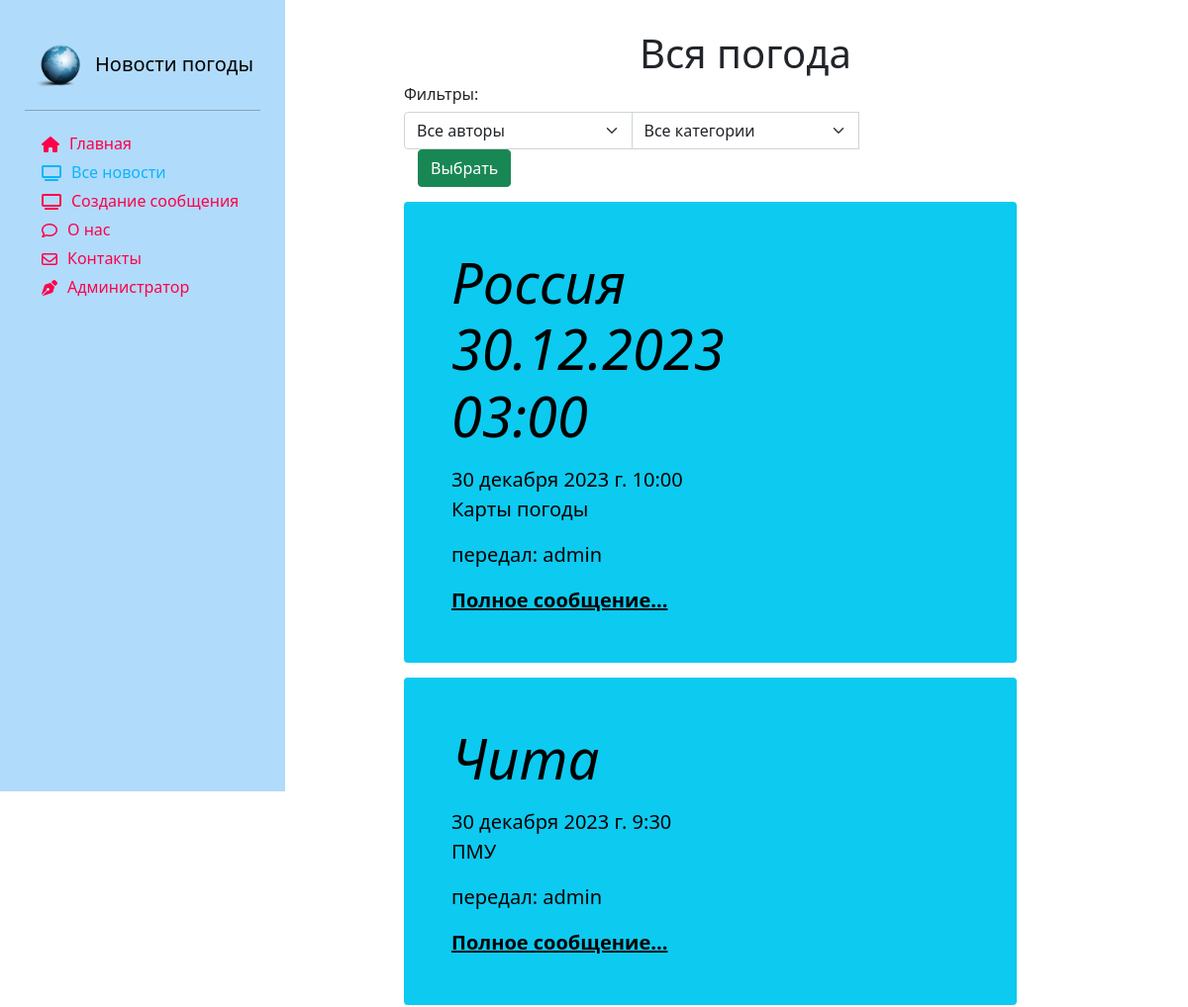
Page /news/all_news (upper part) on the earlier database version.
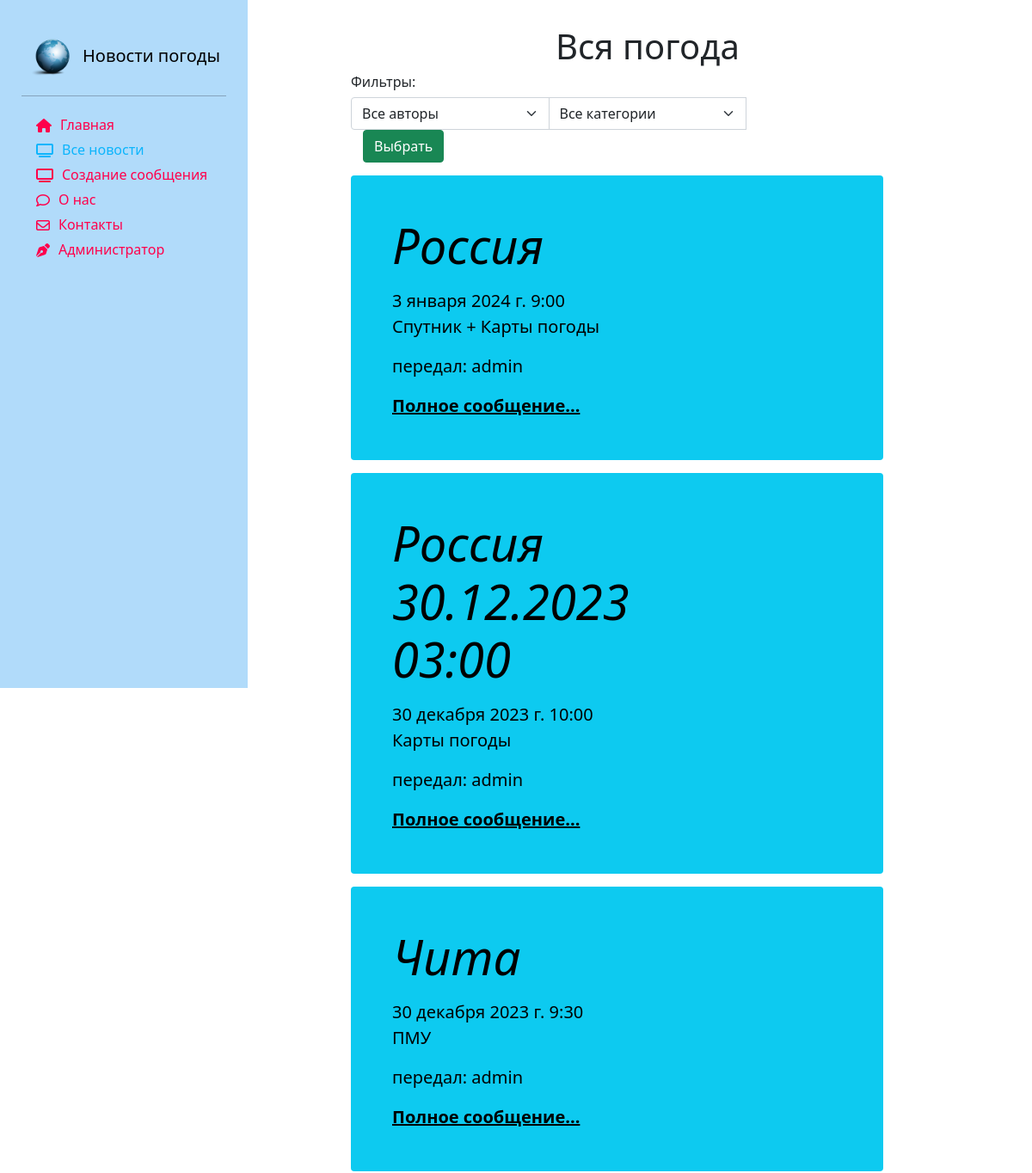
Same page on the later database version.
### news/models.py (models this page shows, shortened)
class Article(models.Model):
    categories = (('ФП', 'Фактическая погода'),
                  ('ПП', 'Прогноз погоды'),
                  ('ШО', 'Штормовое оповещение'),
                  ('ШП', 'Штормовое предупреждение'),
                  ('КП', 'Карты погоды'))
    author = models.ForeignKey(User, on_delete=models.SET_NULL, null=True, verbose_name='Автор')
    title = models.CharField('Пункт', max_length=50, default='')
    category = models.CharField(choices=categories, max_length=20, verbose_name='Категория сообщения')
    anouncement = models.TextField('Анонс', max_length=250)
    text = models.TextField('Текст сообщения')
    date = models.DateTimeField('Дата наблюдения', auto_created=True)
    tags = models.ManyToManyField(to=Tag, blank=True, verbose_name='Явления')
    slug = models.SlugField()
    class Meta:
        ordering = ['-date', 'title']
        verbose_name = 'Сообщение'
        verbose_name_plural ='Сообщения'

### news/views.py (the view)
# urls.py: path('', views.index, name='demo'),
def index(request):
    author_list = User.objects.all()
    categories = Article.categories
    tag_list = Tag.objects.all().values('title')
    selected_author = 0
    selected_category = 0
    selected_tag = 0
    if request.method == "POST":
        selected_author = int(request.POST.get('author_filter'))
        selected_category = int(request.POST.get('category_filter'))
        if selected_author == 0:
            articles = Article.objects.all().order_by('-date')
        else:
            articles = Article.objects.filter(author=selected_author).order_by('-date')
        if selected_category != 0:
            articles = articles.filter(category__icontains=categories[selected_category-1][0]).order_by('-date')
    else:
        articles = Article.objects.all().order_by('-date')
    context = {'articles': articles, 'author_list': author_list, 'selected_author': selected_author, 'categories':categories,
               'selected_category': selected_category,}
    return render(request,'news/index.html', context)

### news/templates/news/index.html (shortened to what this page needs)
{% extends 'main/base_template.html' %}
{% load static %}
{% load bootstrap5 %}
{% block content %}
<div class="row">
    <div class="text-center" style="margin-top:30px;">
        <h1>Вся погода</h1>
    </div>
    <div class="content_center">
        <h6> Фильтры: </h6>
        <div class="form-group col-8">
            <form method="post">
                <div class="input-group">
                    <select class="form-select" name="author_filter" style="width:40%">
                        <option value="0">Все авторы</option>
                    </select>
                    <select class="form-select" name="category_filter" style="width:40%">
                        <option value="0">Все категории</option>
                    </select>
                    <span class="input-group-btn">
                        <input type="submit" class="btn btn-success" value="Выбрать" style="margin: 0 15px">
                    </span>
                </div>
            </form>
        </div>
    </div>
    {% for article in articles %}
    <div class="single_news">
        <div class="p-4 p-md-5 text-black rounded bg-info">
            <div class="col-md-6 px-0">
                <h1 class="display-4 fst-italic"> {{ article.title }}</h1>
                <p class="lead my-3">{{ article.date }} {{ article.anouncement }}</p>
                <p class="lead my-3">передал: {{ article.author }} </p>
                <p class="lead mb-0"><a href="{% url 'news_detail' article.pk %}" class="text-black fw-bold">Полное
                    сообщение...</a></p>
            </div>
        </div>
    </div>
    {% endfor %}
</div>
{% endblock %}

Differences in the rows shown:
added Article: title "Россия", date "3 января 2024 г. 9:00", anouncement "Спутник + Карты погоды", author "admin"
